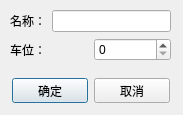
<?xml version="1.0" encoding="UTF-8"?>
<ui version="4.0">
 <class>CSpaceDialog</class>
 <widget class="QDialog" name="CSpaceDialog">
  <property name="geometry">
   <rect>
    <x>0</x>
    <y>0</y>
    <width>183</width>
    <height>115</height>
   </rect>
  </property>
  <property name="windowTitle">
   <string>编辑车位数</string>
  </property>
  <widget class="QWidget" name="">
   <property name="geometry">
    <rect>
     <x>12</x>
     <y>78</y>
     <width>158</width>
     <height>25</height>
    </rect>
   </property>
   <layout class="QHBoxLayout" name="horizontalLayout">
    <item>
     <widget class="QPushButton" name="btnOK">
      <property name="text">
       <string>确定</string>
      </property>
     </widget>
    </item>
    <item>
     <widget class="QPushButton" name="pushButton_2">
      <property name="text">
       <string>取消</string>
      </property>
     </widget>
    </item>
   </layout>
  </widget>
  <widget class="QWidget" name="">
   <property name="geometry">
    <rect>
     <x>10</x>
     <y>10</y>
     <width>161</width>
     <height>52</height>
    </rect>
   </property>
   <layout class="QVBoxLayout" name="verticalLayout">
    <item>
     <layout class="QHBoxLayout" name="horizontalLayout_2">
      <item>
       <widget class="QLabel" name="label_2">
        <property name="text">
         <string>名称：</string>
        </property>
       </widget>
      </item>
      <item>
       <widget class="QLineEdit" name="edtName"/>
      </item>
     </layout>
    </item>
    <item>
     <layout class="QHBoxLayout" name="horizontalLayout_3">
      <item>
       <widget class="QLabel" name="label">
        <property name="text">
         <string>车位：</string>
        </property>
       </widget>
      </item>
      <item>
       <widget class="QSpinBox" name="spSpace">
        <property name="maximum">
         <number>999999999</number>
        </property>
       </widget>
      </item>
     </layout>
    </item>
   </layout>
  </widget>
 </widget>
 <resources/>
 <connections/>
</ui>
